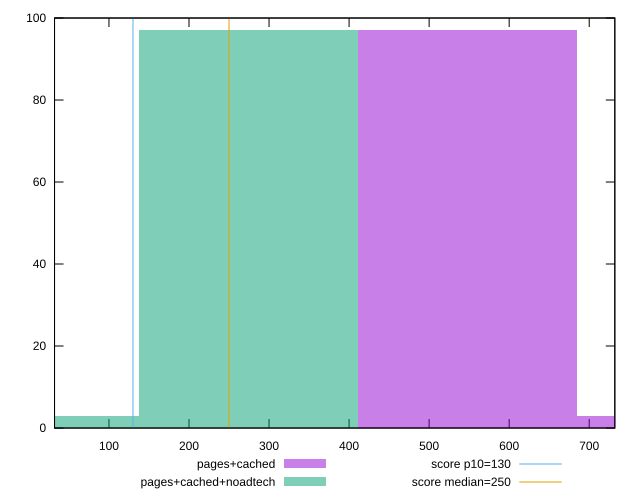

The gnuplot source for this figure:
reset

$pagesCached <<EOF
548.2813117370707 97
822.4219676056061 3
EOF

$pagesCachedNoadtech <<EOF
274.14065586853536 97
0 3
EOF

set key outside below
set boxwidth 274.14065586853536
set xrange [32:732]
set yrange [0:100]
set trange [0:100]
set style fill transparent solid 0.5 noborder

set parametric
set terminal svg size 640, 500 enhanced background rgb 'white'
set output "report_00009_2021-02-08T22-37-41.559Z/max-potential-fid/comparison/histogram/1_vs_2.svg"

plot $pagesCached title "pages+cached" with boxes, \
     $pagesCachedNoadtech title "pages+cached+noadtech" with boxes, \
     130,t title "score p10=130", \
     250,t title "score median=250"

reset
